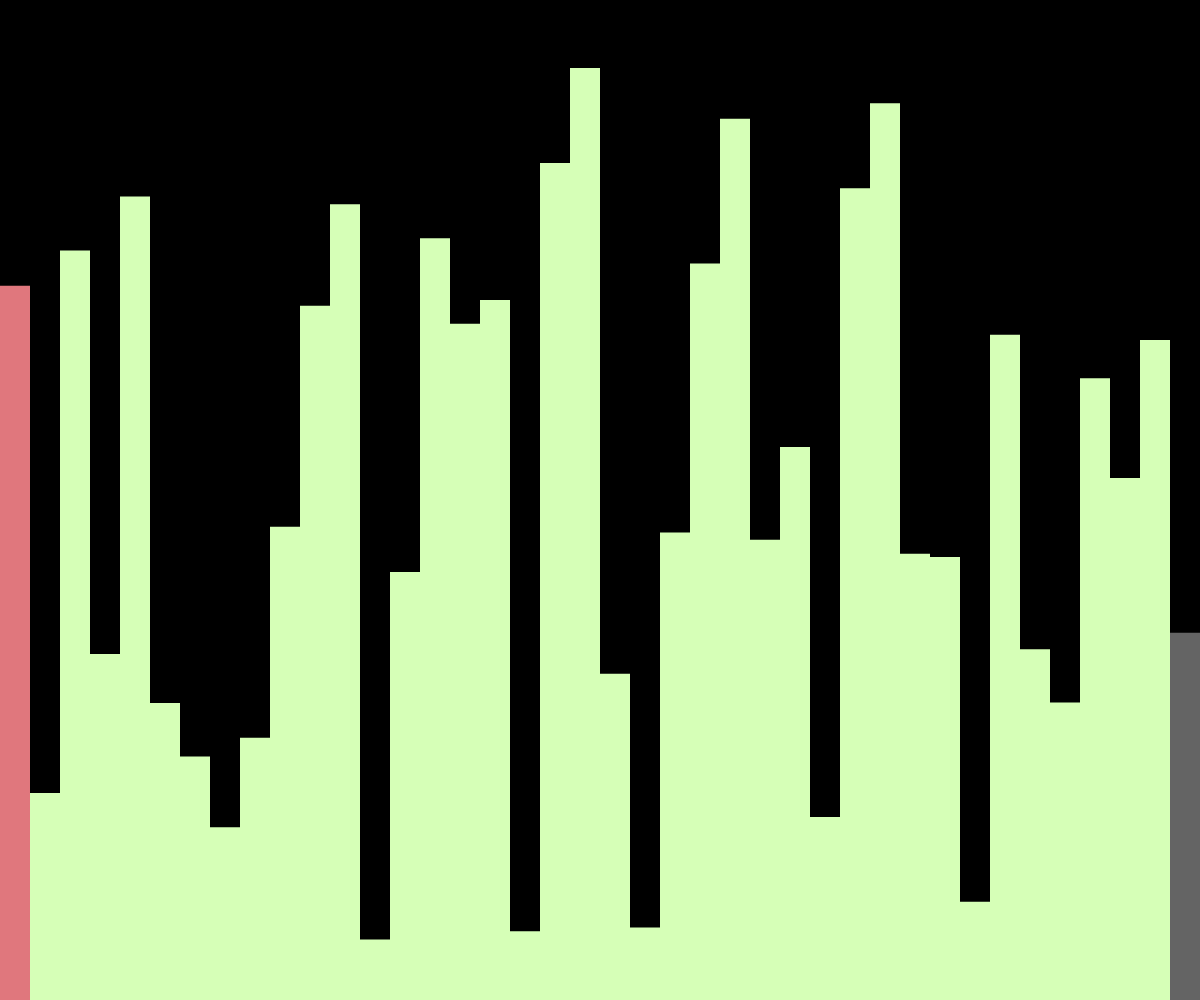
Frame 1 (no input)
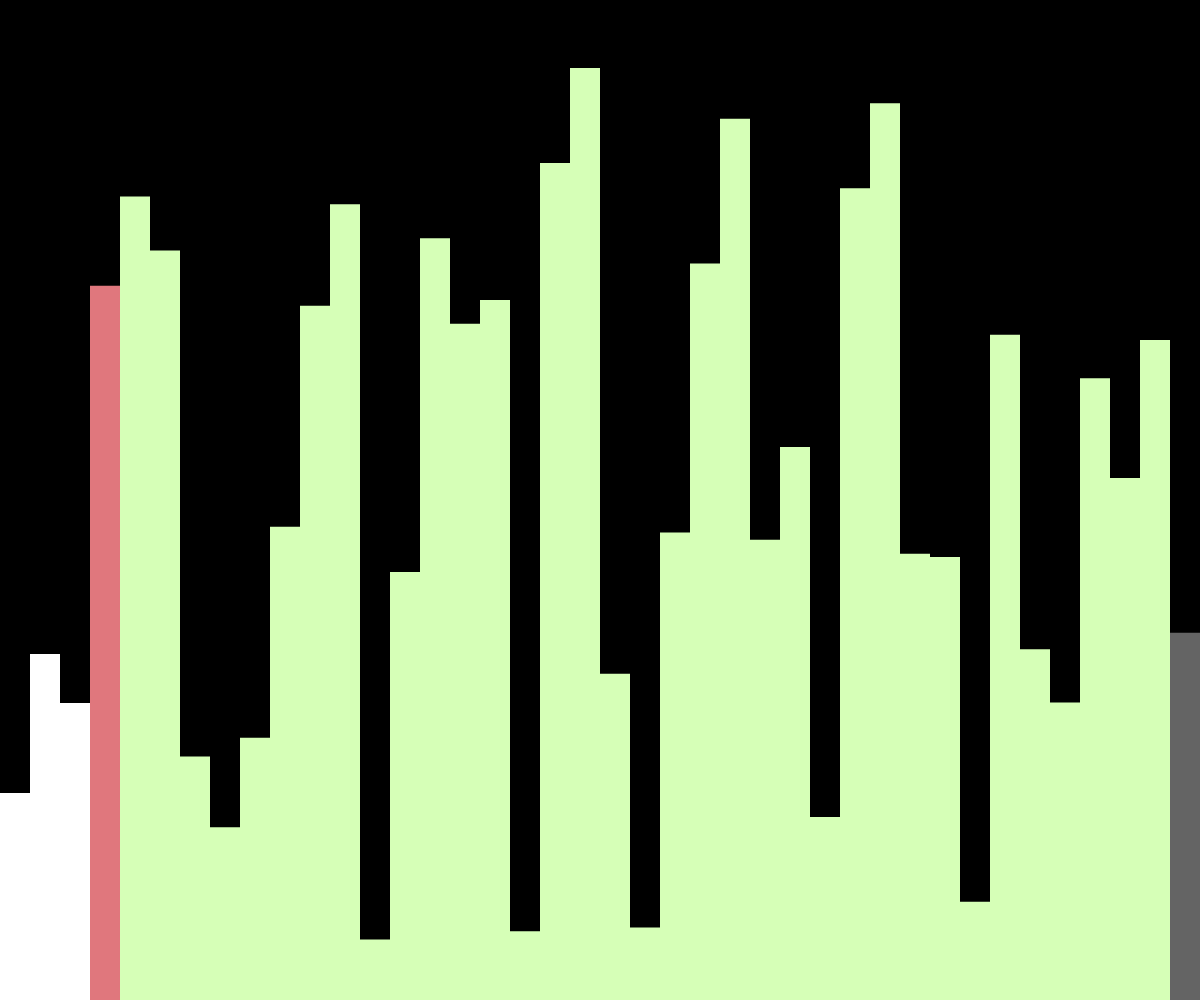
Frame 60 (no input)
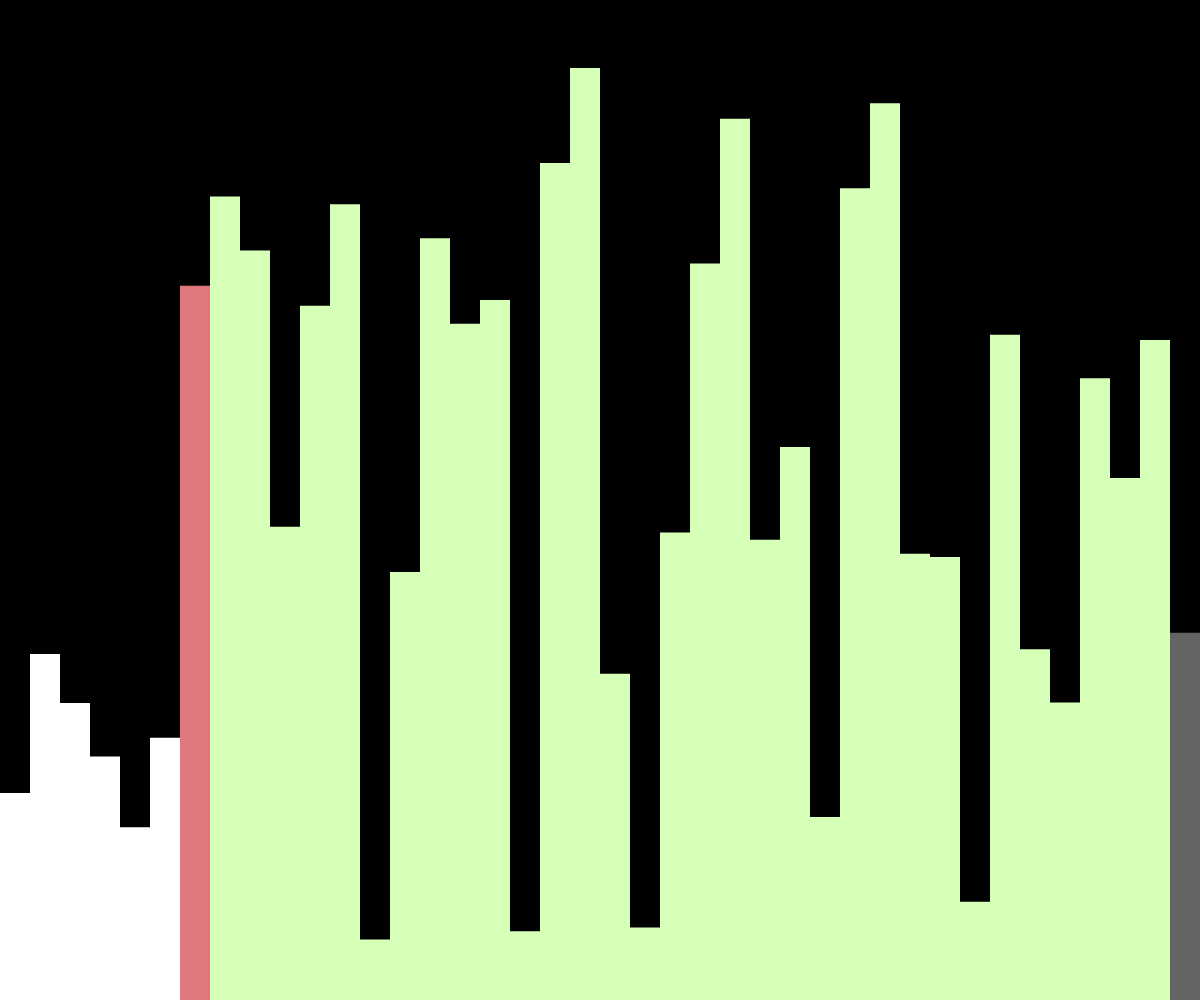
Frame 120 (the mouse pressed at the canvas centre since frame 60)

The p5.js sketch that drew these frames (run headless with seeded random() and noise() and a simulated clock; from frame 60 on, the mouse is pressed at the canvas centre):

// p5.js sketch
// ── sketch.js
let values = [];
let w = 30;

let states = [];

function setup() {
  createCanvas(windowWidth, windowHeight);
  values = new Array(floor(width / w));
  for (let i = 0; i < values.length; i++) {
    values[i] = random(height);
    states[i] = -1;
  }
  quickSort(values, 0, values.length - 1);
}

async function quickSort(arr, start, end) {
  if (start >= end) {
    return;
  }
  let index = await partition(arr, start, end);
  states[index] = -1;

  await Promise.all([
    quickSort(arr, start, index - 1),
    quickSort(arr, index + 1, end)
  ]);
}



async function partition(arr, start, end) {
  for (let i = start; i < end; i++) {
    states[i] = 1;
  }

  let pivotValue = arr[end];
  let pivotIndex = start;
  states[end] = 2;
  states[pivotIndex] = 0;
  for (let i = start; i < end; i++) {
    if (arr[i] < pivotValue) {
      await swap(arr, i, pivotIndex);
      states[pivotIndex] = -1;
      pivotIndex++;
      states[pivotIndex] = 0;
    }
  }
  await swap(arr, pivotIndex, end);

  for (let i = start; i < end; i++) {
    if (i != pivotIndex) {
      states[i] = -1;
    }
  }
  states[end] = -1;
  return pivotIndex;
}






function draw() {
  background(0);

  for (let i = 0; i < values.length; i++) {
    noStroke();
    if (states[i] == 0) {
      fill('#E0777D');
    } else if (states[i] == 1) {
      fill('#D6FFB7');
    } else if (states[i] == -1){
      fill(255);
    } else {
      fill(100);
    }
      
    
    rect(i * w, height - values[i], w, values[i]);
  }
}

async function swap(arr, a, b) {
  await sleep(600);
  let temp = arr[a];
  arr[a] = arr[b];
  arr[b] = temp;
}

function sleep(ms) {
  return new Promise(resolve => setTimeout(resolve, ms));
}
